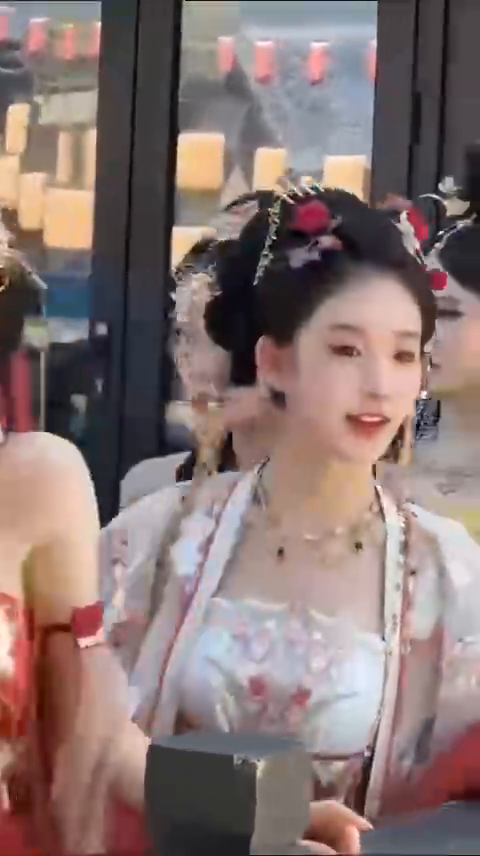
#> input picture frame 57 of input.mp4, 480 x 856 px, given in place of test_move.mp4, which was not available
$ python calcOpticalFlowPyrLK.py
#> lines starting #> are read from the running program, lines starting #| are printed output that depends on the picture; pictures that were not available may be replaced by others from this repository, and a replacement may not be noted
import cv2
import numpy as np
from loguru import logger

def calculate_optical_flow(video_input, video_output, frame_rate=30):
    """
    计算视频的光流，并将运动轨迹保存为输出视频。

    :param video_input: 输入视频路径或摄像头ID
    :param video_output: 输出视频文件路径
    :param frame_rate: 视频帧率，默认为30
    """
#> called with video_input = 'test_move.mp4', video_output = 'test_move.mp4', frame_rate = 30
    # 加载视频文件
    cap = cv2.VideoCapture(video_input)
    if not cap.isOpened():
        logger.error(f"Could not open video {video_input}")
        return

    # 获取输入视频的宽度、高度、帧率
    input_width = int(cap.get(cv2.CAP_PROP_FRAME_WIDTH))
    input_height = int(cap.get(cv2.CAP_PROP_FRAME_HEIGHT))
    frame_size = (input_width, input_height)
    input_fps = cap.get(cv2.CAP_PROP_FPS)
    logger.info(f"Input video properties: Size={frame_size}, FPS={input_fps}")

    # 创建视频写入对象，使用MP4编码格式
    fourcc = cv2.VideoWriter_fourcc(*'mp4v')
    out = cv2.VideoWriter(video_output, fourcc, frame_rate, frame_size)

    # 读取第一帧
    ret, frame1 = cap.read()
#> frame1 is the input picture: shape (856, 480, 3); mean B, G, R 114.2, 116.1, 135.3
    if not ret:
        logger.error("Could not read the first frame.")
        cap.release()
        return

    # 转灰度图并检测初始特征点
    prev_gray = cv2.cvtColor(frame1, cv2.COLOR_BGR2GRAY)
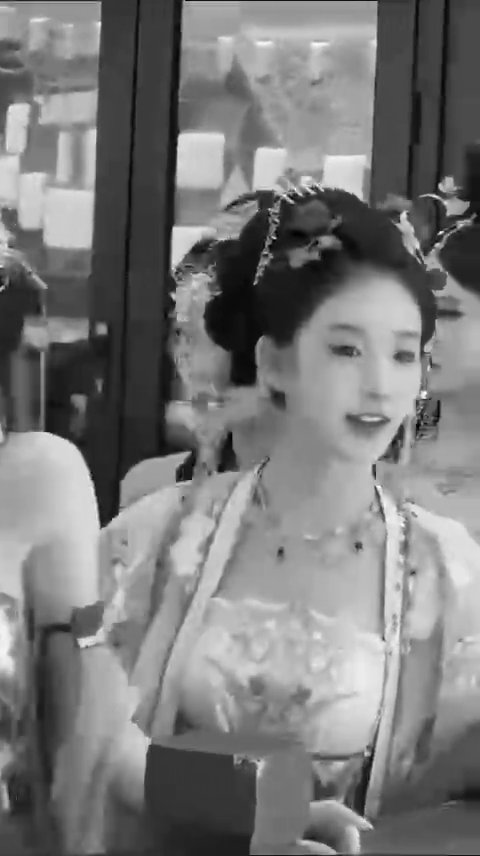
#> prev_gray: shape (856, 480); min 0, max 255, mean 121.7
    feature_params = dict(maxCorners=100, qualityLevel=0.3, minDistance=7, blockSize=7)
    prev_points = cv2.goodFeaturesToTrack(prev_gray, mask=None, **feature_params)
#> prev_points = 67 rows, first 8: [423, 395], [273, 239], [102, 526], [441, 233], [177, 479], [467, 203], [185, 4], [375, 4]

    if prev_points is None:
        logger.error("No features detected in the first frame.")
        cap.release()
        return

    logger.info("Feature points detected successfully in the first frame.")

    # 创建一个mask图像，用于绘制轨迹
    mask = np.zeros_like(frame1)

    frame_count = 0  # 计数器用于跟踪处理的帧数
    while True:
        # 读取下一帧
        ret, frame2 = cap.read()
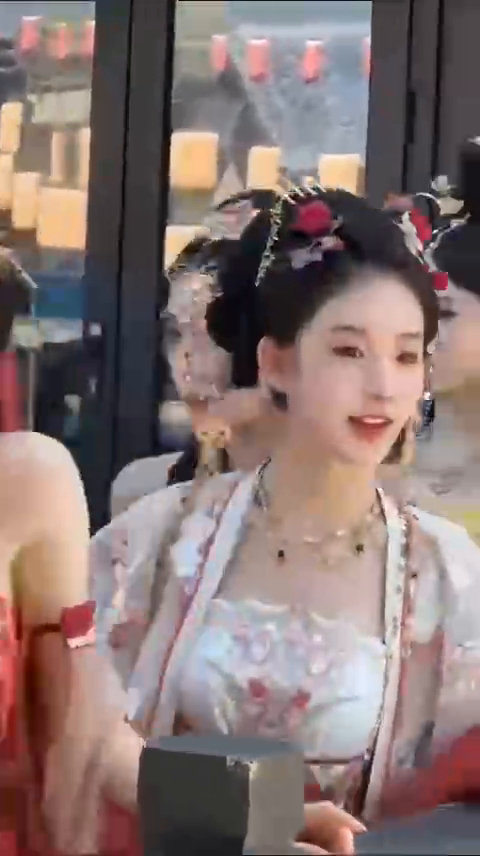
#> input picture frame 58 of input.mp4, 480 x 856 px, given in place of test_move.mp4, which was not available
#> frame2 is the input picture: shape (856, 480, 3); mean B, G, R 114.1, 116, 134.6
        if not ret:
            logger.info("End of video or error in reading frame.")
            break

        next_gray = cv2.cvtColor(frame2, cv2.COLOR_BGR2GRAY)
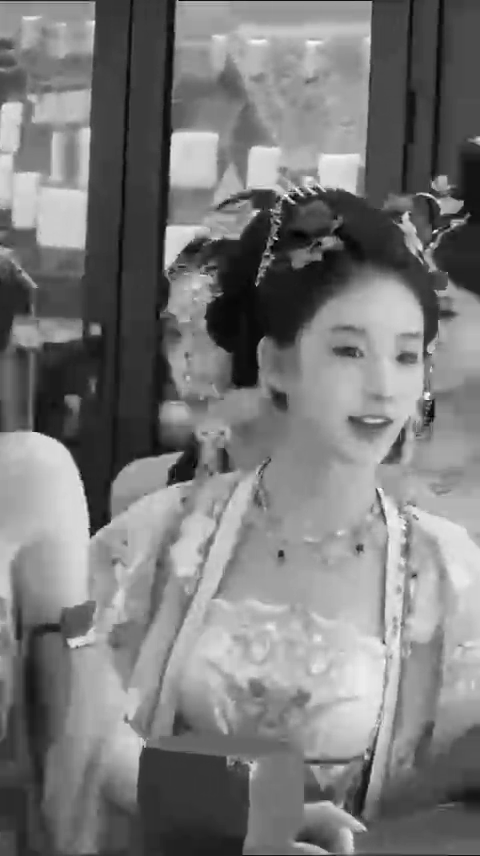
#> next_gray: shape (856, 480); min 0, max 255, mean 121.4

        # 计算光流
        next_points, status, err = cv2.calcOpticalFlowPyrLK(prev_gray, next_gray, prev_points, None)
#> next_points = 67 rows, first 8: [426.3, 396.3], [274.6, 239.7], [91.8, 534], [435.3, 231.9], [168.9, 481.6], [461.1, 202], [178.3, 4], [369.5, 4]; status = 67 values, max 1 at index 0, min 0 at index 37, mean 0.97; err = 67 values, max 4.5e+15 at index 37, min 1.1e-27 at index 41, mean 6.72e+13

        if next_points is not None and status is not None:
            # 筛选有效点
            good_new = next_points[status == 1]
#> good_new = 65 pairs, first value 30.67 to 463.8, second value 2.12 to 829
            good_old = prev_points[status == 1]
#> good_old = 65 pairs, first value 42 to 470, second value 2 to 827

            # 绘制轨迹和特征点
            for new, old in zip(good_new, good_old):
                a, b = new.ravel()
                c, d = old.ravel()
                mask = cv2.line(mask, (int(a), int(b)), (int(c), int(d)), (0, 255, 0), 2)
                frame2 = cv2.circle(frame2, (int(a), int(b)), 5, (0, 0, 255), -1)
#> this loop made 65 passes
#> (a, b, c, d) on passes 1 to 12: (426.3, 396.3, 423, 395), (274.6, 239.7, 273, 239), (91.8, 534, 102, 526), (435.3, 231.9, 441, 233), (168.9, 481.6, 177, 479), (461.1, 202, 467, 203), (178.3, 4, 185, 4), (369.5, 4, 375, 4), (399.2, 222.5, 397, 222), (366.6, 756.2, 367, 753), (290.2, 193.4, 289, 193), (267.5, 251, 266, 250)
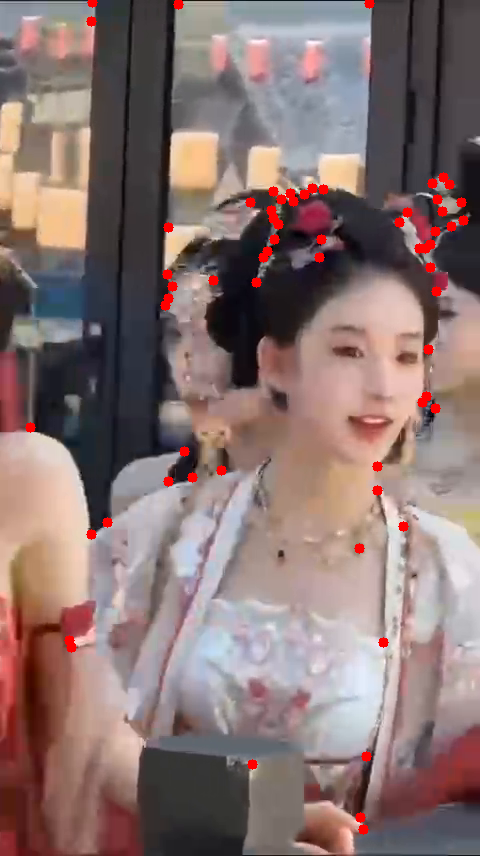
#> frame2: shape (856, 480, 3); mean B, G, R 112.7, 114.7, 136.3
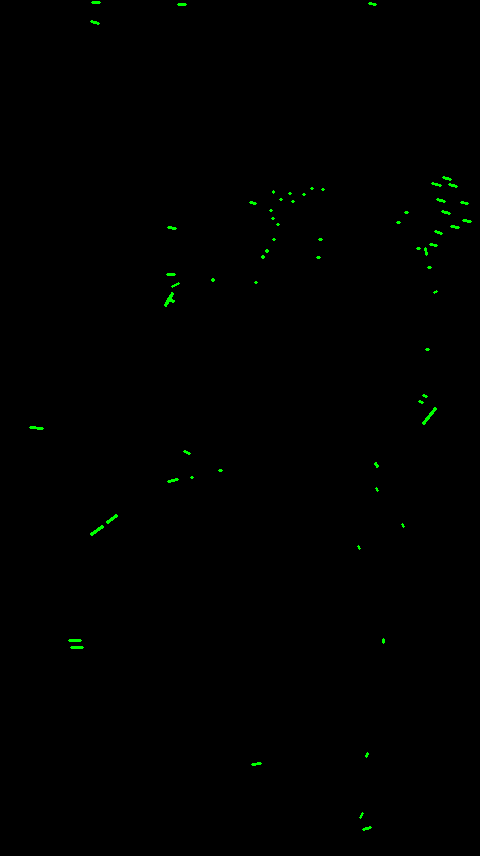
#> mask: shape (856, 480, 3); mean of channels 0, 1, 2 0, 0.8, 0; drawn as B, G, R

            # 更新特征点和前一帧
            prev_points = good_new.reshape(-1, 1, 2)
#> prev_points = 65 rows, first 8: [426.3, 396.3], [274.6, 239.7], [91.8, 534], [435.3, 231.9], [168.9, 481.6], [461.1, 202], [178.3, 4], [369.5, 4]
        else:
            logger.warning("Optical flow calculation failed or no points to track.")
            # continue
            break

        # 将轨迹叠加到当前帧
        img = cv2.add(frame2, mask)

        # 显示结果
        cv2.imshow('Optical Flow with Tracking', img)

        # 写入到输出视频
        out.write(img)

        # 更新前一帧灰度图
        prev_gray = next_gray

        frame_count += 1
        logger.info(f"Processed frame {frame_count}")

        # # 按 'q' 键退出
        # if cv2.waitKey(1) & 0xFF == ord('q'):
        #     logger.info("Processing terminated by user.")
        #     break

    # 释放资源
    cap.release()
    out.release()
    cv2.destroyAllWindows()
    logger.success(f"Processing complete. Output saved to {video_output}")


if __name__ == "__main__":
    # 设置输入输出路径
    video_input = "test_move.mp4"      # 输入视频路径
    video_output = "test_move.mp4"    # 输出视频文件路径

    # 调用光流计算函数
    calculate_optical_flow(video_input, video_output)

$ run again, starting later in the video
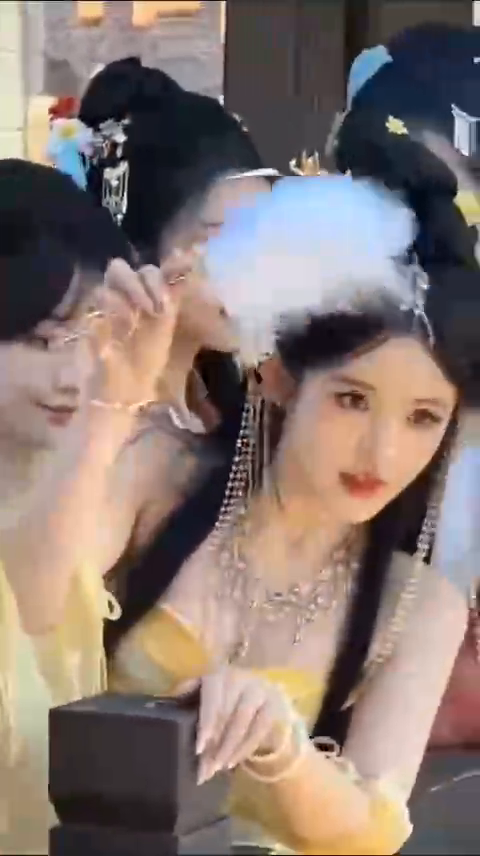
#> input picture frame 256 of input.mp4, 480 x 856 px, given in place of test_move.mp4, which was not available
#> in calculate_optical_flow, frame1 is the input picture: shape (856, 480, 3); mean B, G, R 113.1, 119.5, 135.2
#> in calculate_optical_flow, `prev_points = cv2.goodFeaturesToTrack(prev_gray, mask=None, **feature_..`: prev_points = 53 rows, first 8: [241, 441], [223, 2], [310, 736], [475, 60], [120, 215], [115, 183], [124, 138], [230, 484]
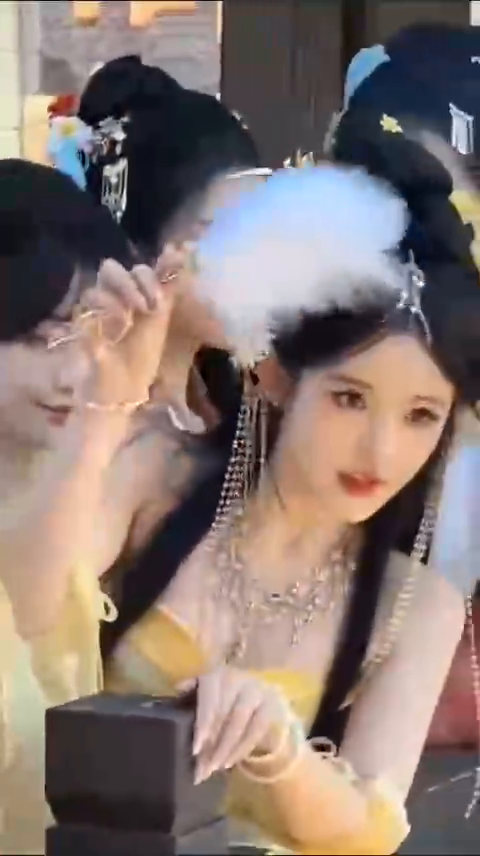
#> input picture frame 257 of input.mp4, 480 x 856 px, given in place of test_move.mp4, which was not available
#> in calculate_optical_flow, frame2 is the input picture: shape (856, 480, 3); mean B, G, R 113.6, 119.4, 135.5
#> next_points = 53 rows, first 8: [237.4, 442.1], [219.5, 2.03], [307.4, 736.7], [472.4, 59.28], [119.4, 212.4], [114.5, 180.2], [123.2, 135.7], [225.9, 484.7]; status = 53 values from 1 to 1; err = 53 values, max 25.55 at index 16, min 1.08 at index 38, mean 6.23
#> good_new = 53 pairs, first value 42.5 to 472.4, second value 2.03 to 851
#> good_old = 53 pairs, first value 46 to 475, second value 2 to 851
#> the loop in calculate_optical_flow, `for new, old in zip(good_new, good_old):` made 53 passes
#> (a, b, c, d) on passes 1 to 8: (237.4, 442.1, 241, 441), (219.5, 2.03, 223, 2), (307.4, 736.7, 310, 736), (472.4, 59.28, 475, 60), (119.4, 212.4, 120, 215), (114.5, 180.2, 115, 183), (123.2, 135.7, 124, 138), (225.9, 484.7, 230, 484)
#> after the loop in calculate_optical_flow, `for new, old in zip(good_new, good_old):`:
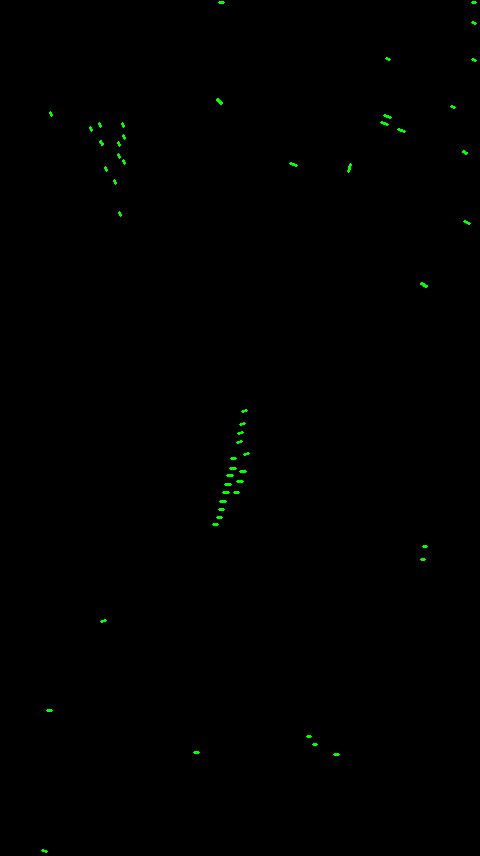
#> mask: shape (856, 480, 3); mean of channels 0, 1, 2 0, 0.6, 0; drawn as B, G, R
#> in calculate_optical_flow, `prev_points = good_new.reshape(-1, 1, 2)`: prev_points has the same summary as next_points
